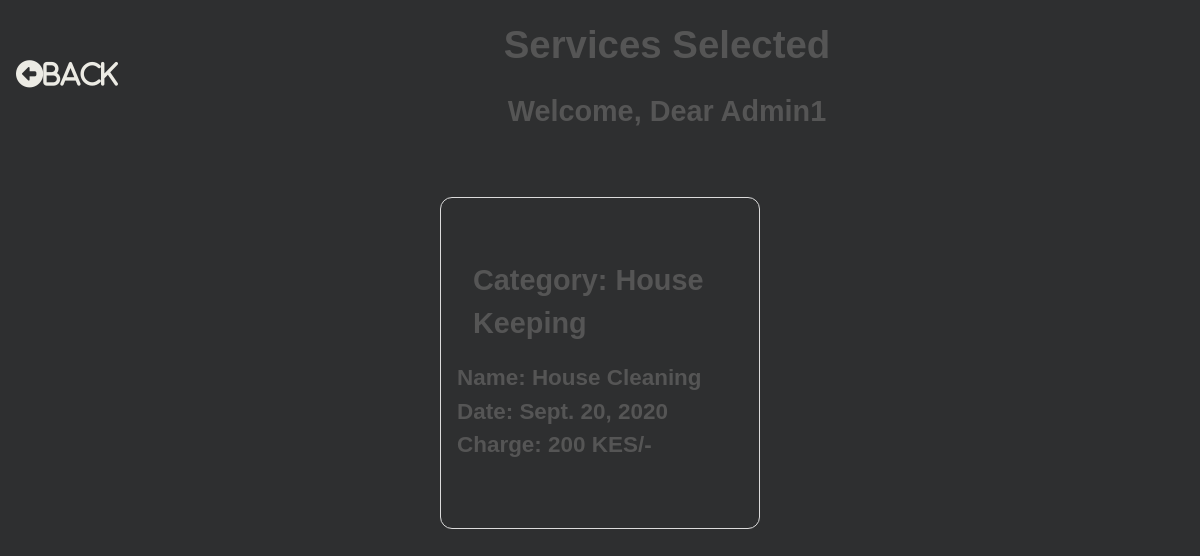
Page /service_selection_list/ (signed in) on the earlier database version.
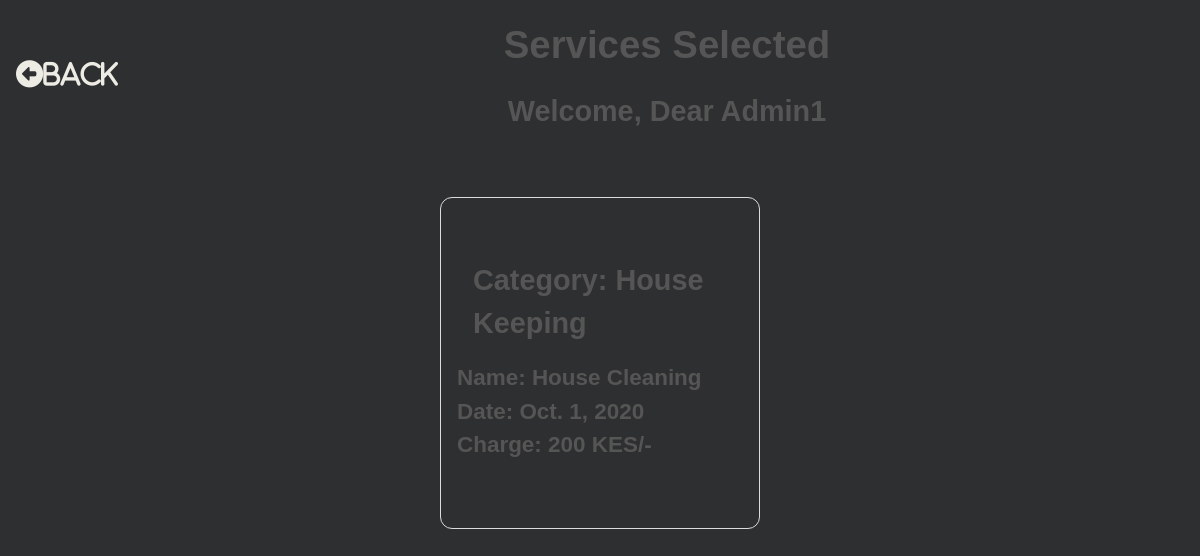
Same page on the later database version.
### hotel/models.py (models this page shows, shortened)
class ServiceSelection(models.Model):
    user = models.ForeignKey(settings.AUTH_USER_MODEL, on_delete=models.CASCADE)
    service = models.ForeignKey(Service, on_delete=models.CASCADE)
    servicecharge = models.ForeignKey(ServiceCharge, on_delete=models.CASCADE)
    service_date = models.DateField()
    def get_service_category(self):
        service_categories = dict(self.service.SERVICE_CATEGORIES)
        service_category = service_categories.get(self.service.service_type)
        return service_category

class Service(models.Model):
    SERVICE_CATEGORIES=(
        ('HSKP', 'House Keeping'),
        ('LAUN', 'Laundry'),
    )
    service_type = models.CharField(max_length=4, choices=SERVICE_CATEGORIES)
    service_name = models.CharField(max_length=20)

class ServiceCharge(models.Model):
    service = models.ForeignKey(Service, on_delete=models.CASCADE)
    service_charge = models.CharField(max_length=30)

### hotel/views.py (the view)
# urls.py: path('service_selection_list/', views.ServiceSelectionList.as_view(), name='ServiceSelectionList'),
class ServiceSelectionList(ListView):
    model = ServiceSelection
    template_name="serviceselection_list_view.html"
    def get_queryset(self, *args, **kwargs):
        if self.request.user.is_staff:
            serviceselection_list = ServiceSelection.objects.all()
            return serviceselection_list
        else:
            serviceselection_list = ServiceSelection.objects.filter(user=self.request.user)
            return serviceselection_list

### hotel/templates/serviceselection_list_view.html (shortened to what this page needs)
{% load static %}
<!DOCTYPE html>
<html lang="en">
    <head>
		<link rel="stylesheet" href="{% static 'hotel/css/serviceselection_list_view.css' %}">
    </head>
    <body>
        <div class="content">
            <div class="header">
                <div class="headings">
                    <h1>Services Selected</h1>
                    <h2>Welcome, Dear {{ user }}</h2>
                </div>
                <div class="home">
                    <div class="home">
                        <a href="{% url 'ServiceListView' %}"><i class="fas fa-arrow-alt-circle-left">Back</i></a>
                    </div>
                </div>
            </div>
            <div class="serviceselections">
                {% for serviceselection in serviceselection_list %}
                <div class="serviceselection">
                    <div class="category">
                        <h2>Category: {{ serviceselection.get_service_category }}</h2>
                    </div>
                    <div class="from">
                        <h3>Name: {{ serviceselection.service.service_name }} </h3>
                    </div>
                    <div class="to">
                        <h3>Date: {{ serviceselection.service_date }} </h3>
                    </div>
                    <div class="to">
                        <h3>Charge: {{ serviceselection.servicecharge.service_charge }} KES/- </h3>
                    </div>
                    <div class="cancel">
                        <a href="#" class="invisible"><i class="far fa-2x fa-times-circle">Cancel Service</i></a>
                    </div>
                </div>
                {% endfor %}
            </div>
        </div>
    </body>
</html>

Differences in the rows shown:
changed ServiceSelection "House Keeping": service_date "Sept. 20, 2020" → "Oct. 1, 2020"
